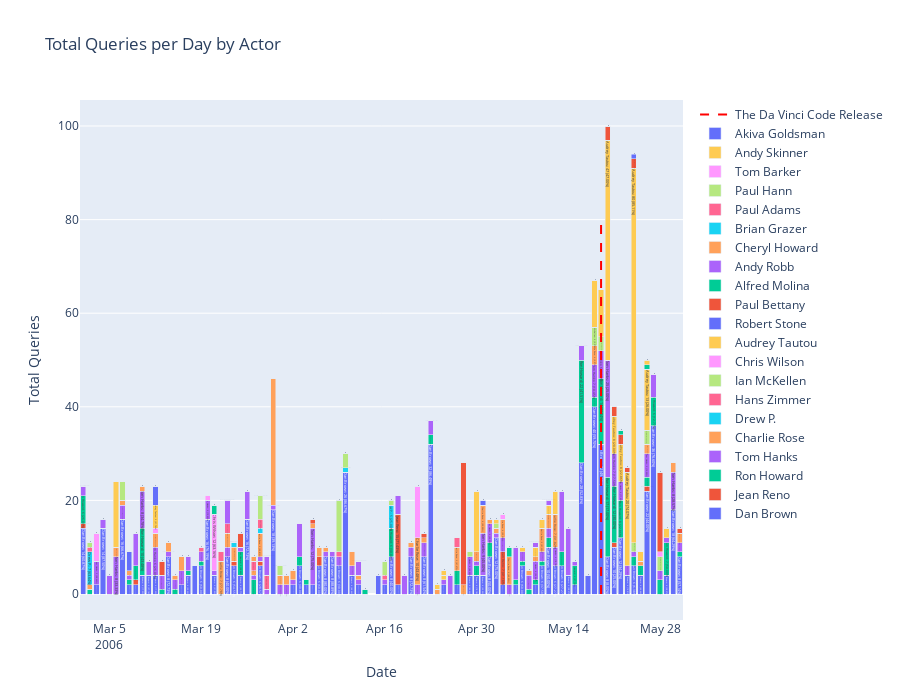

Source (notebook cell):
### Code cell
# Добавление вертикальной линии для даты выхода фильма "Код ДаВинчи"
release_date = datetime.date(2006, 5, 19)
release_line = go.Scatter(
    x=[release_date, release_date],
    y=[0, max(grouped_df['queries'])],
    mode='lines',
    name='The Da Vinci Code Release',
    line=dict(color='red', width=2, dash='dash'),
    hoverinfo='x'
)

# Настройки макета графика
layout = go.Layout(
    title='Total Queries per Day by Actor',
    xaxis=dict(title='Date'),
    yaxis=dict(title='Total Queries'),
    barmode='stack',
    hovermode='x unified',
    height=700  # Увеличение высоты графика в 1.5 раза
)

# Создание фигуры и добавление данных
fig = go.Figure(data=data, layout=layout)
fig.add_trace(release_line)

# Отображение графика
fig.show()
